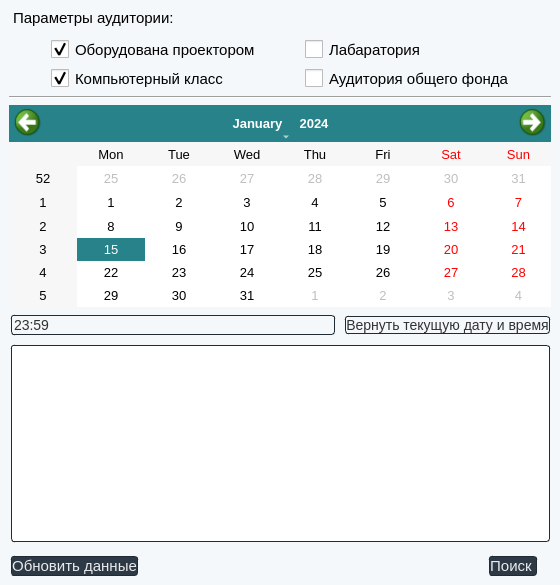
<?xml version="1.0" encoding="UTF-8"?>
<ui version="4.0">
 <class>MainWindow</class>
 <widget class="QMainWindow" name="MainWindow">
  <property name="geometry">
   <rect>
    <x>0</x>
    <y>0</y>
    <width>560</width>
    <height>585</height>
   </rect>
  </property>
  <property name="sizePolicy">
   <sizepolicy hsizetype="Preferred" vsizetype="Preferred">
    <horstretch>0</horstretch>
    <verstretch>0</verstretch>
   </sizepolicy>
  </property>
  <property name="minimumSize">
   <size>
    <width>560</width>
    <height>585</height>
   </size>
  </property>
  <property name="maximumSize">
   <size>
    <width>560</width>
    <height>585</height>
   </size>
  </property>
  <property name="font">
   <font>
    <family>Segoe UI</family>
    <pointsize>10</pointsize>
    <weight>50</weight>
    <bold>false</bold>
   </font>
  </property>
  <property name="windowTitle">
   <string>ClassroomFinder</string>
  </property>
  <property name="windowIcon">
   <iconset>
    <normaloff>Include/icons/65827280.n0mg1vxzk7.W665.jpg</normaloff>Include/icons/65827280.n0mg1vxzk7.W665.jpg</iconset>
  </property>
  <property name="styleSheet">
   <string notr="true">QMainWindow {
	background:#f5f8fa;
}</string>
  </property>
  <property name="iconSize">
   <size>
    <width>22</width>
    <height>24</height>
   </size>
  </property>
  <property name="documentMode">
   <bool>false</bool>
  </property>
  <widget class="QWidget" name="centralwidget">
   <property name="sizePolicy">
    <sizepolicy hsizetype="Preferred" vsizetype="Preferred">
     <horstretch>0</horstretch>
     <verstretch>0</verstretch>
    </sizepolicy>
   </property>
   <property name="minimumSize">
    <size>
     <width>0</width>
     <height>0</height>
    </size>
   </property>
   <property name="maximumSize">
    <size>
     <width>16777215</width>
     <height>16777215</height>
    </size>
   </property>
   <layout class="QVBoxLayout" name="verticalLayout">
    <item>
     <widget class="QStackedWidget" name="stackedWidget">
      <property name="sizePolicy">
       <sizepolicy hsizetype="Preferred" vsizetype="Preferred">
        <horstretch>0</horstretch>
        <verstretch>0</verstretch>
       </sizepolicy>
      </property>
      <property name="font">
       <font>
        <family>Segoe UI</family>
        <pointsize>10</pointsize>
       </font>
      </property>
      <property name="currentIndex">
       <number>1</number>
      </property>
      <widget class="QWidget" name="page_5">
       <widget class="QWidget" name="verticalLayoutWidget">
        <property name="geometry">
         <rect>
          <x>-1</x>
          <y>-1</y>
          <width>541</width>
          <height>311</height>
         </rect>
        </property>
        <layout class="QVBoxLayout" name="verticalLayout_4">
         <item>
          <layout class="QHBoxLayout" name="horizontalLayout_4">
           <item>
            <widget class="QDateEdit" name="dateEdit">
             <property name="sizePolicy">
              <sizepolicy hsizetype="MinimumExpanding" vsizetype="Fixed">
               <horstretch>0</horstretch>
               <verstretch>0</verstretch>
              </sizepolicy>
             </property>
             <property name="font">
              <font>
               <family>Segoe UI</family>
               <pointsize>-1</pointsize>
               <weight>50</weight>
               <bold>false</bold>
               <underline>false</underline>
               <strikeout>false</strikeout>
              </font>
             </property>
             <property name="styleSheet">
              <string notr="true">#dateEdit{
  display: inline-block;
  font-weight:400;
  font-size: 14px;
  color: rgb(0,0,0,0.8);
  text-shadow: 0 -1px rgb(46,53,58);
  text-decoration: none;
  padding: 4px 1em;
  margin:3px 2px 2px 2px;
  outline: none;
  border: 1px solid rgba(33,43,52,1);
  border-radius: 3px;
  background:rgba(45,57,69, 0);
}


#dateEdit:focus{
 border: 2px solid rgba(45,57,69,1);
  border-radius: 3px;
}</string>
             </property>
             <property name="buttonSymbols">
              <enum>QAbstractSpinBox::UpDownArrows</enum>
             </property>
             <property name="displayFormat">
              <string>dd.MM</string>
             </property>
            </widget>
           </item>
           <item>
            <widget class="QPushButton" name="start_upload_button">
             <property name="styleSheet">
              <string notr="true">#start_upload_button{
  display: inline-block;
  font-weight:400;
  font-size: 15px;
  color: rgb(255,255,255,0.9);
  text-shadow: 0 -1px rgb(46,53,58);
  text-decoration: none;
  user-select: none;
  line-height: 2em;
  padding: 5px 1.5em;
  margin:6px 15px 6px 15px;
  outline: none;
  border: 1px solid rgba(33,43,52,1);
  border-radius: 3px;
  background:rgba(45,57,69, 1);
}
#start_upload_button:hover {
background:rgba(25,37,49,1);
color:white;
}</string>
             </property>
             <property name="text">
              <string>Начать обновление</string>
             </property>
            </widget>
           </item>
           <item>
            <spacer name="horizontalSpacer_6">
             <property name="orientation">
              <enum>Qt::Horizontal</enum>
             </property>
             <property name="sizeHint" stdset="0">
              <size>
               <width>40</width>
               <height>20</height>
              </size>
             </property>
            </spacer>
           </item>
          </layout>
         </item>
         <item>
          <widget class="QTextBrowser" name="textBrowser_2">
           <property name="sizePolicy">
            <sizepolicy hsizetype="Preferred" vsizetype="Fixed">
             <horstretch>0</horstretch>
             <verstretch>0</verstretch>
            </sizepolicy>
           </property>
           <property name="font">
            <font>
             <family>Segoe UI</family>
             <pointsize>10</pointsize>
             <weight>50</weight>
             <bold>false</bold>
             <underline>false</underline>
             <strikeout>false</strikeout>
            </font>
           </property>
           <property name="styleSheet">
            <string notr="true">#textBrowser_2{
  display: inline-block;
  font-weight:400;
  color: rgb(0,0,0,0.95);
  text-shadow: 0 -1px rgb(46,53,58);
  text-decoration: none;
  user-select: none;
  line-height: 1em;
  padding: 1px 1em;
  margin:2px 2px;
  outline: none;
  border: 1px solid rgba(33,43,52,1);
  border-radius: 3px;
  background:rgba(255,255,255, 1);
}</string>
           </property>
           <property name="sizeAdjustPolicy">
            <enum>QAbstractScrollArea::AdjustIgnored</enum>
           </property>
           <property name="html">
            <string>&lt;!DOCTYPE HTML PUBLIC &quot;-//W3C//DTD HTML 4.0//EN&quot; &quot;http://www.w3.org/TR/REC-html40/strict.dtd&quot;&gt;
&lt;html&gt;&lt;head&gt;&lt;meta name=&quot;qrichtext&quot; content=&quot;1&quot; /&gt;&lt;style type=&quot;text/css&quot;&gt;
p, li { white-space: pre-wrap; }
&lt;/style&gt;&lt;/head&gt;&lt;body style=&quot; font-family:'Segoe UI'; font-size:10pt; font-weight:400; font-style:normal;&quot;&gt;
&lt;p style=&quot;-qt-paragraph-type:empty; margin-top:12px; margin-bottom:12px; margin-left:0px; margin-right:0px; -qt-block-indent:0; text-indent:0px;&quot;&gt;&lt;br /&gt;&lt;/p&gt;&lt;/body&gt;&lt;/html&gt;</string>
           </property>
           <property name="openExternalLinks">
            <bool>false</bool>
           </property>
          </widget>
         </item>
         <item>
          <layout class="QHBoxLayout" name="horizontalLayout_5">
           <item>
            <widget class="QPushButton" name="back_button">
             <property name="styleSheet">
              <string notr="true">#back_button{
  display: inline-block;
  font-weight:400;
  font-size: 14px;
  color: rgb(0,0,0,0.8);
  text-shadow: 0 -1px rgb(46,53,58);
  text-decoration: none;
  user-select: none;
  line-height: 2em;
  padding: 5px 1em;
  margin:2px 2px;
  outline: none;
  border: 1px solid rgba(33,43,52,1);
  border-radius: 3px;
  background:rgba(45,57,69, 0);
}
#back_button:hover{
 border: 2px solid rgba(45,57,69,1);
  border-radius: 3px;
}</string>
             </property>
             <property name="text">
              <string>Назад</string>
             </property>
            </widget>
           </item>
           <item>
            <spacer name="horizontalSpacer_5">
             <property name="orientation">
              <enum>Qt::Horizontal</enum>
             </property>
             <property name="sizeHint" stdset="0">
              <size>
               <width>40</width>
               <height>20</height>
              </size>
             </property>
            </spacer>
           </item>
          </layout>
         </item>
        </layout>
       </widget>
      </widget>
      <widget class="QWidget" name="page_6">
       <property name="sizePolicy">
        <sizepolicy hsizetype="Minimum" vsizetype="Maximum">
         <horstretch>0</horstretch>
         <verstretch>0</verstretch>
        </sizepolicy>
       </property>
       <property name="maximumSize">
        <size>
         <width>550</width>
         <height>16777215</height>
        </size>
       </property>
       <widget class="QWidget" name="layoutWidget">
        <property name="geometry">
         <rect>
          <x>0</x>
          <y>0</y>
          <width>543</width>
          <height>573</height>
         </rect>
        </property>
        <layout class="QVBoxLayout" name="verticalLayout_5">
         <property name="sizeConstraint">
          <enum>QLayout::SetMaximumSize</enum>
         </property>
         <item>
          <widget class="QLabel" name="label">
           <property name="sizePolicy">
            <sizepolicy hsizetype="Preferred" vsizetype="Preferred">
             <horstretch>0</horstretch>
             <verstretch>0</verstretch>
            </sizepolicy>
           </property>
           <property name="font">
            <font>
             <family>Segoe UI</family>
             <pointsize>11</pointsize>
             <weight>50</weight>
             <italic>false</italic>
             <bold>false</bold>
            </font>
           </property>
           <property name="styleSheet">
            <string notr="true">#label{
margin-bottom: 5px;
font-weight: 400;
}</string>
           </property>
           <property name="text">
            <string>Параметры аудитории:</string>
           </property>
          </widget>
         </item>
         <item>
          <layout class="QHBoxLayout" name="horizontalLayout_3">
           <item>
            <spacer name="horizontalSpacer_2">
             <property name="orientation">
              <enum>Qt::Horizontal</enum>
             </property>
             <property name="sizeHint" stdset="0">
              <size>
               <width>40</width>
               <height>20</height>
              </size>
             </property>
            </spacer>
           </item>
           <item>
            <layout class="QVBoxLayout" name="verticalLayout_2">
             <item>
              <widget class="QCheckBox" name="checkBox_3">
               <property name="sizePolicy">
                <sizepolicy hsizetype="Preferred" vsizetype="Preferred">
                 <horstretch>0</horstretch>
                 <verstretch>0</verstretch>
                </sizepolicy>
               </property>
               <property name="font">
                <font>
                 <family>Segoe UI</family>
                 <pointsize>11</pointsize>
                 <weight>12</weight>
                 <bold>false</bold>
                </font>
               </property>
               <property name="styleSheet">
                <string notr="true">QCheckBox::indicator {
     width: 18px;
     height: 18px;
 }
QCheckBox::indicator:unchecked
  {
    image: url(C:/Users/Roman/PycharmProjects/Lab2/venv/Include/icons/checkno.png);
  }
QCheckBox::indicator:checked
  {
    image: url(C:/Users/Roman/PycharmProjects/Lab2/venv/Include/icons/web-20180101142045553930yes.png);
  }
QCheckBox{
margin: 2px;
font-weight: 100;
}</string>
               </property>
               <property name="text">
                <string>Оборудована проектором</string>
               </property>
               <property name="checked">
                <bool>true</bool>
               </property>
              </widget>
             </item>
             <item>
              <widget class="QCheckBox" name="checkBox_4">
               <property name="font">
                <font>
                 <family>Segoe UI</family>
                 <pointsize>11</pointsize>
                 <weight>12</weight>
                 <bold>false</bold>
                </font>
               </property>
               <property name="styleSheet">
                <string notr="true">QCheckBox::indicator {
     width: 18px;
     height: 18px;
 }
QCheckBox::indicator:unchecked
  {
    image: url(C:/Users/Roman/PycharmProjects/Lab2/venv/Include/icons/checkno.png);
  }
QCheckBox::indicator:checked
  {
    image: url(C:/Users/Roman/PycharmProjects/Lab2/venv/Include/icons/web-20180101142045553930yes.png);
  }
QCheckBox{
margin: 2px;
font-weight: 100;
}</string>
               </property>
               <property name="text">
                <string>Компьютерный класс</string>
               </property>
               <property name="checked">
                <bool>true</bool>
               </property>
              </widget>
             </item>
            </layout>
           </item>
           <item>
            <spacer name="horizontalSpacer_4">
             <property name="orientation">
              <enum>Qt::Horizontal</enum>
             </property>
             <property name="sizeHint" stdset="0">
              <size>
               <width>40</width>
               <height>20</height>
              </size>
             </property>
            </spacer>
           </item>
           <item>
            <layout class="QVBoxLayout" name="verticalLayout_3">
             <item>
              <widget class="QCheckBox" name="checkBox">
               <property name="sizePolicy">
                <sizepolicy hsizetype="Preferred" vsizetype="Preferred">
                 <horstretch>0</horstretch>
                 <verstretch>0</verstretch>
                </sizepolicy>
               </property>
               <property name="font">
                <font>
                 <family>Segoe UI</family>
                 <pointsize>11</pointsize>
                 <weight>12</weight>
                 <bold>false</bold>
                </font>
               </property>
               <property name="styleSheet">
                <string notr="true">QCheckBox::indicator {
     width: 18px;
     height: 18px;
 }
QCheckBox::indicator:unchecked
  {
    image: url(C:/Users/Roman/PycharmProjects/Lab2/venv/Include/icons/checkno.png);
  }
QCheckBox::indicator:checked
  {
    image: url(C:/Users/Roman/PycharmProjects/Lab2/venv/Include/icons/web-20180101142045553930yes.png);
  }
QCheckBox{
margin: 2px;
font-weight: 100;
}</string>
               </property>
               <property name="text">
                <string>Лабаратория</string>
               </property>
              </widget>
             </item>
             <item>
              <widget class="QCheckBox" name="checkBox_2">
               <property name="sizePolicy">
                <sizepolicy hsizetype="Preferred" vsizetype="Preferred">
                 <horstretch>0</horstretch>
                 <verstretch>0</verstretch>
                </sizepolicy>
               </property>
               <property name="font">
                <font>
                 <family>Segoe UI</family>
                 <pointsize>11</pointsize>
                 <weight>12</weight>
                 <bold>false</bold>
                </font>
               </property>
               <property name="styleSheet">
                <string notr="true">QCheckBox::indicator {
     width: 18px;
     height: 18px;
 }
QCheckBox::indicator:unchecked
  {
    image: url(C:/Users/Roman/PycharmProjects/Lab2/venv/Include/icons/checkno.png);
  }
QCheckBox::indicator:checked
  {
    image: url(C:/Users/Roman/PycharmProjects/Lab2/venv/Include/icons/web-20180101142045553930yes.png);
  }
QCheckBox{
margin: 2px;
font-weight: 100;
}</string>
               </property>
               <property name="text">
                <string>Аудитория общего фонда</string>
               </property>
              </widget>
             </item>
            </layout>
           </item>
           <item>
            <spacer name="horizontalSpacer_3">
             <property name="orientation">
              <enum>Qt::Horizontal</enum>
             </property>
             <property name="sizeHint" stdset="0">
              <size>
               <width>40</width>
               <height>20</height>
              </size>
             </property>
            </spacer>
           </item>
          </layout>
         </item>
         <item>
          <widget class="Line" name="line">
           <property name="styleSheet">
            <string notr="true"/>
           </property>
           <property name="lineWidth">
            <number>1</number>
           </property>
           <property name="midLineWidth">
            <number>0</number>
           </property>
           <property name="orientation">
            <enum>Qt::Horizontal</enum>
           </property>
          </widget>
         </item>
         <item>
          <widget class="QCalendarWidget" name="calendarWidget">
           <property name="sizePolicy">
            <sizepolicy hsizetype="Minimum" vsizetype="Minimum">
             <horstretch>0</horstretch>
             <verstretch>0</verstretch>
            </sizepolicy>
           </property>
           <property name="minimumSize">
            <size>
             <width>0</width>
             <height>0</height>
            </size>
           </property>
           <property name="maximumSize">
            <size>
             <width>1677724</width>
             <height>16777212</height>
            </size>
           </property>
           <property name="palette">
            <palette>
             <active/>
             <inactive/>
             <disabled/>
            </palette>
           </property>
           <property name="font">
            <font>
             <family>Segoe UI</family>
             <pointsize>10</pointsize>
             <weight>50</weight>
             <bold>false</bold>
            </font>
           </property>
           <property name="styleSheet">
            <string notr="true">
QTableView {
    selection-background-color: #28828a;
	selection-color:white;
}

QCalendarWidget QWidget{
background-color:#28828a;
}

QCalendarWidget QToolButton{
background-color:#28828a;
color: white;
icon-size: 30px;
}
QCalendarWidget QToolButton:hover{
background:rgba(255,255,255, 0.1);
border: 1px solid rgba(255,255,255,0);
color: white;
}

QCalendarWidget QMenu{
background-color:#28828a;
color: white;
}

QCalendarWidget QAbstractItemView:enabled{
background-color: white;

}
/*
QCalendarWidget QAbstractItemView:disabled{
background-color: yellow;
color: white;
}
*/
QCalendarWidget QMenu{
    background-color: #154347;
	font-weight:600;
}

QCalendarWidget QSpinBox{
  display: inline-block;
  font-weight:600;
  font-size: 13px;
  color: rgb(255,255,255,1);
  text-shadow: 0 -1px rgb(46,53,58);
  text-decoration: none;
  padding: 4px 4px;
  margin:0px;
  outline: none;
  border: 1px solid rgba(255,255,255,0);
  border-radius: 3px;
  background:rgba(255,255,255, 0.1);
}

#qt_calendar_prevmonth {
    icon-size: 30px;
    qproperty-icon: url(C:/Users/Roman/PycharmProjects/Lab2/venv/Include/icons/left.png);
}
#qt_calendar_nextmonth {
    icon-size: 30px;
    qproperty-icon: url(C:/Users/Roman/PycharmProjects/Lab2/venv/Include/icons/right.png);
}</string>
           </property>
           <property name="minimumDate">
            <date>
             <year>2019</year>
             <month>1</month>
             <day>1</day>
            </date>
           </property>
           <property name="maximumDate">
            <date>
             <year>9999</year>
             <month>12</month>
             <day>31</day>
            </date>
           </property>
           <property name="firstDayOfWeek">
            <enum>Qt::Monday</enum>
           </property>
           <property name="gridVisible">
            <bool>false</bool>
           </property>
           <property name="selectionMode">
            <enum>QCalendarWidget::SingleSelection</enum>
           </property>
           <property name="verticalHeaderFormat">
            <enum>QCalendarWidget::ISOWeekNumbers</enum>
           </property>
           <property name="navigationBarVisible">
            <bool>true</bool>
           </property>
           <property name="dateEditEnabled">
            <bool>true</bool>
           </property>
          </widget>
         </item>
         <item>
          <layout class="QHBoxLayout" name="horizontalLayout">
           <item>
            <widget class="QTimeEdit" name="timeEdit">
             <property name="sizePolicy">
              <sizepolicy hsizetype="MinimumExpanding" vsizetype="Fixed">
               <horstretch>0</horstretch>
               <verstretch>0</verstretch>
              </sizepolicy>
             </property>
             <property name="font">
              <font>
               <family>Segoe UI</family>
               <pointsize>-1</pointsize>
               <weight>50</weight>
               <bold>false</bold>
               <underline>false</underline>
               <strikeout>false</strikeout>
              </font>
             </property>
             <property name="contextMenuPolicy">
              <enum>Qt::DefaultContextMenu</enum>
             </property>
             <property name="styleSheet">
              <string notr="true">#timeEdit{
  display: inline-block;
  font-weight:400;
  font-size: 14px;
  color: rgb(0,0,0,0.8);
  text-shadow: 0 -1px rgb(46,53,58);
  text-decoration: none;
  padding: 4px 1em;
  margin:2px 2px 2px 2px;
  outline: none;
  border: 1px solid rgba(33,43,52,1);
  border-radius: 3px;
  background:rgba(45,57,69, 0);
}


#timeEdit:focus{
 border: 2px solid rgba(45,57,69,1);
  border-radius: 3px;
}</string>
             </property>
             <property name="specialValueText">
              <string/>
             </property>
             <property name="date">
              <date>
               <year>2000</year>
               <month>1</month>
               <day>1</day>
              </date>
             </property>
             <property name="currentSection">
              <enum>QDateTimeEdit::HourSection</enum>
             </property>
             <property name="displayFormat">
              <string>H:mm</string>
             </property>
             <property name="calendarPopup">
              <bool>false</bool>
             </property>
             <property name="timeSpec">
              <enum>Qt::LocalTime</enum>
             </property>
             <property name="time">
              <time>
               <hour>23</hour>
               <minute>59</minute>
               <second>59</second>
              </time>
             </property>
            </widget>
           </item>
           <item>
            <widget class="QPushButton" name="date_time_button">
             <property name="font">
              <font>
               <family>Segoe UI</family>
               <pointsize>-1</pointsize>
               <weight>50</weight>
               <bold>false</bold>
               <underline>false</underline>
               <strikeout>false</strikeout>
              </font>
             </property>
             <property name="styleSheet">
              <string notr="true">#date_time_button{
  display: inline-block;
  font-weight:400;
  font-size: 14px;
  color: rgb(0,0,0,0.8);
  text-shadow: 0 -1px rgb(46,53,58);
  text-decoration: none;
  user-select: none;
  line-height: 2em;
  padding: 5px 1em;
  margin:2px 2px;
  outline: none;
  border: 1px solid rgba(33,43,52,1);
  border-radius: 3px;
  background:rgba(45,57,69, 0);
}
#date_time_button:hover{
 border: 2px solid rgba(45,57,69,1);
  border-radius: 3px;
}</string>
             </property>
             <property name="text">
              <string>Вернуть текущую дату и время</string>
             </property>
            </widget>
           </item>
          </layout>
         </item>
         <item>
          <widget class="QTextBrowser" name="textBrowser">
           <property name="font">
            <font>
             <family>Segoe UI</family>
             <pointsize>10</pointsize>
             <weight>50</weight>
             <bold>false</bold>
             <underline>false</underline>
             <strikeout>false</strikeout>
            </font>
           </property>
           <property name="styleSheet">
            <string notr="true">#textBrowser{
  display: inline-block;
  font-weight:400;
  color: rgb(0,0,0,0.95);
  text-shadow: 0 -1px rgb(46,53,58);
  text-decoration: none;
  user-select: none;
  line-height: 1em;
  padding: 1px 1em;
  margin:2px 2px;
  outline: none;
  border: 1px solid rgba(33,43,52,1);
  border-radius: 3px;
  background:rgba(255,255,255, 1);
}</string>
           </property>
           <property name="placeholderText">
            <string/>
           </property>
          </widget>
         </item>
         <item>
          <layout class="QHBoxLayout" name="horizontalLayout_2">
           <item>
            <widget class="QPushButton" name="update_button">
             <property name="layoutDirection">
              <enum>Qt::RightToLeft</enum>
             </property>
             <property name="styleSheet">
              <string notr="true">#update_button{
  display: inline-block;
  font-weight:400;
  font-size: 15px;
  color: rgb(255,255,255,0.9);
  text-shadow: 0 -1px rgb(46,53,58);
  text-decoration: none;
  user-select: none;
  line-height: 2em;
  padding: 5px 1.5em;
  margin:6px 2px 6px 2px;
  outline: none;
  border: 1px solid rgba(33,43,52,1);
  border-radius: 3px;
  background:rgba(45,57,69, 1);
}
#update_button:hover {
background:rgba(25,37,49,1);
color:white;
}</string>
             </property>
             <property name="text">
              <string>Обновить данные</string>
             </property>
             <property name="icon">
              <iconset>
               <normaloff>Include/icons/update.png</normaloff>Include/icons/update.png</iconset>
             </property>
            </widget>
           </item>
           <item>
            <spacer name="horizontalSpacer">
             <property name="orientation">
              <enum>Qt::Horizontal</enum>
             </property>
             <property name="sizeHint" stdset="0">
              <size>
               <width>40</width>
               <height>20</height>
              </size>
             </property>
            </spacer>
           </item>
           <item>
            <widget class="QPushButton" name="StartButton">
             <property name="sizePolicy">
              <sizepolicy hsizetype="Maximum" vsizetype="Fixed">
               <horstretch>0</horstretch>
               <verstretch>0</verstretch>
              </sizepolicy>
             </property>
             <property name="font">
              <font>
               <family>Segoe UI</family>
               <pointsize>-1</pointsize>
               <weight>50</weight>
               <bold>false</bold>
               <underline>false</underline>
               <strikeout>false</strikeout>
               <stylestrategy>PreferDefault</stylestrategy>
               <kerning>true</kerning>
              </font>
             </property>
             <property name="layoutDirection">
              <enum>Qt::RightToLeft</enum>
             </property>
             <property name="autoFillBackground">
              <bool>false</bool>
             </property>
             <property name="styleSheet">
              <string notr="true">#StartButton{
  display: inline-block;
  font-weight:400;
  font-size: 15px;
  color: rgb(255,255,255,0.9);
  text-shadow: 0 -1px rgb(46,53,58);
  text-decoration: none;
  user-select: none;
  line-height: 2em;
  padding: 5px 1.5em;
  margin:6px 15px 6px 15px;
  outline: none;
  border: 1px solid rgba(33,43,52,1);
  border-radius: 3px;
  background:rgba(45,57,69, 1);
}
#StartButton:hover {
background:rgba(25,37,49,1);
color:white;
}</string>
             </property>
             <property name="text">
              <string>Поиск </string>
             </property>
             <property name="icon">
              <iconset>
               <normaloff>Include/icons/361-3612051_contact-search-icon-png.png</normaloff>Include/icons/361-3612051_contact-search-icon-png.png</iconset>
             </property>
            </widget>
           </item>
          </layout>
         </item>
        </layout>
       </widget>
      </widget>
     </widget>
    </item>
   </layout>
  </widget>
 </widget>
 <resources/>
 <connections/>
</ui>
